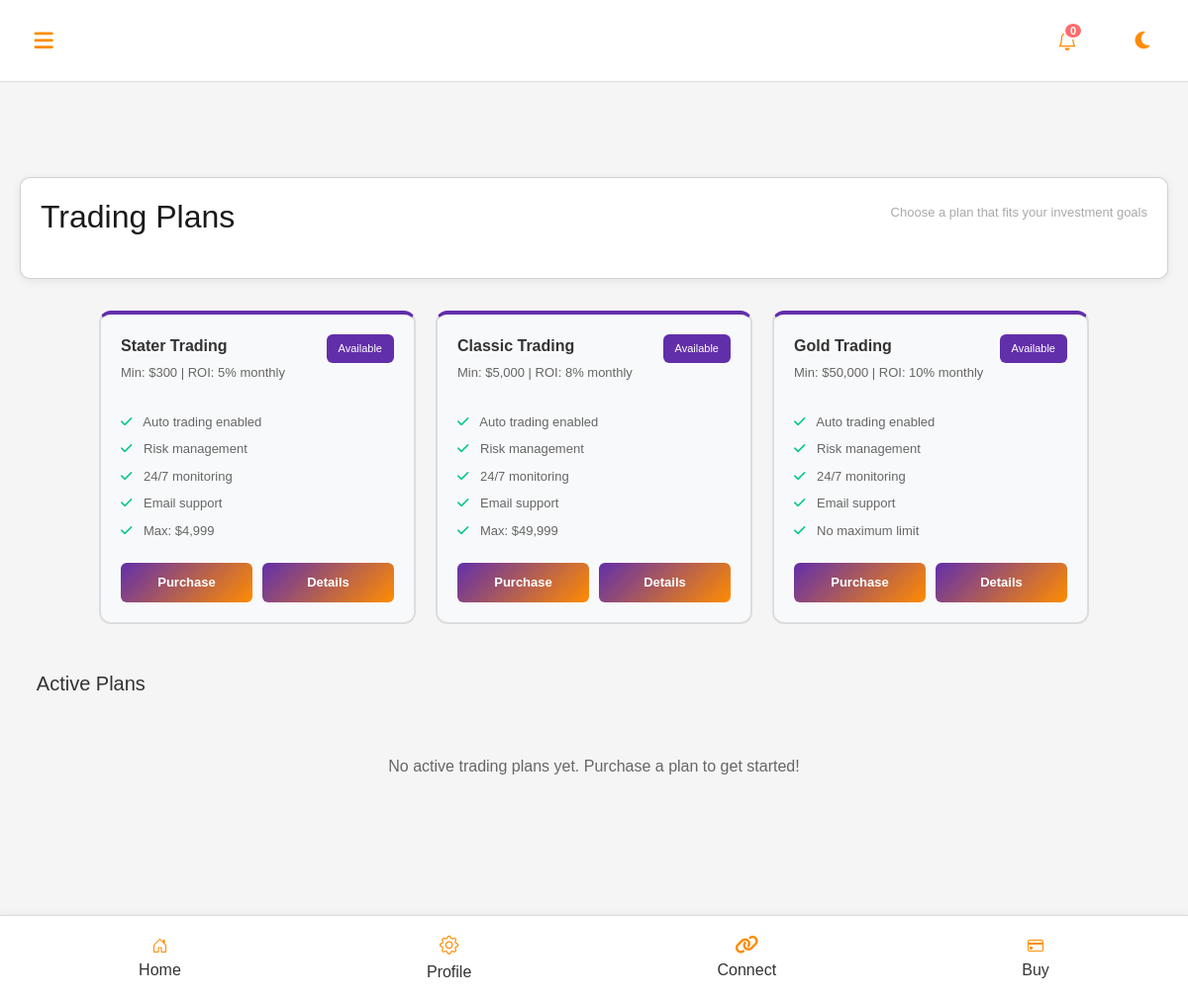
Screenshot of /dashboard/trading_plan_list.php (signed in) with the database file from the repository.
### tables this page shows
CREATE TABLE `plan` (
  `id` int(11) NOT NULL AUTO_INCREMENT,
  `name` varchar(100) NOT NULL,
  `min` int(11) NOT NULL,
  `max` int(11) NOT NULL,
  `per` int(11) NOT NULL,
  `duration` int(11) NOT NULL COMMENT 'Day(s)',
  `status` tinyint(1) NOT NULL DEFAULT 0,
  `reg_date` timestamp NOT NULL DEFAULT current_timestamp(),
  `up_date` timestamp NOT NULL DEFAULT current_timestamp() ON UPDATE current_timestamp(),
  PRIMARY KEY (`id`),
  UNIQUE KEY `name` (`name`)
);

### dashboard/trading_plan_list.php (the view, shortened to what this page needs)
<?php
include 'includes/head.php';
$plans_query = "SELECT id, name, min, max, per, duration, status FROM plan WHERE status = 1 ORDER BY min ASC";
$plans_result = mysqli_query($conn, $plans_query);
$plans = [];
if ($plans_result && mysqli_num_rows($plans_result) > 0) {
    while ($plan = mysqli_fetch_assoc($plans_result)) {
        $plans[] = $plan;
    }
}
$active_trades = [];
?>
<body class="light-mode dashboard-body">
  <?php include 'includes/header.php'; ?>
  <section class="hom" style="margin-top:6rem; width:100%;">
    <div class="card">
      <div class="wallet-inf">
        <h2>Trading Plans</h2>
         <p style="color: #aaa; font-size: 13px;">Choose a plan that fits your investment goals</p>
      </div>
    </div>
  </section>
<section class="plans-container">
  <?php if (count($plans) > 0): ?>
    <?php foreach ($plans as $plan): ?>
  <div class="plan-item">
    <div class="plan-header">
      <div style="flex: 1;">
        <div class="plan-name"><?php echo htmlspecialchars($plan['name']); ?> Trading</div>
        <div class="plan-meta">Min: $<?php echo number_format($plan['min'], 0); ?> | ROI: <?php echo $plan['per']; ?>% monthly</div>
      </div>
      <div class="plan-status">
        <?php
          if ($plan['status'] == 1) {
            echo 'Available';
          } else {
            echo 'Inactive';
          }
        ?>
      </div>
    </div>
    <div class="plan-features">
      <div><i class="fas fa-check"></i> Auto trading enabled</div>
      <div><i class="fas fa-check"></i> Risk management</div>
      <div><i class="fas fa-check"></i> 24/7 monitoring</div>
      <div><i class="fas fa-check"></i> Email support</div>
      <?php if ($plan['max'] > 0): ?>
        <div><i class="fas fa-check"></i> Max: $<?php echo number_format($plan['max'], 0); ?></div>
      <?php else: ?>
        <div><i class="fas fa-check"></i> No maximum limit</div>
      <?php endif; ?>
    </div>
    <div class="plan-buttons">
      <button type="button" class="plan-btn plan-purchase-btn" onclick="TradingPlansModule.openPlanModal(<?php echo $plan['id']; ?>, '<?php echo htmlspecialchars($plan['name']); ?>', <?php echo $plan['min']; ?>, <?php echo $plan['max']; ?>)">
        Purchase
      </button>
      <button type="button" class="plan-btn plan-btn-secondary plan-details-btn" onclick="TradingPlansModule.showPlanDetails('<?php echo htmlspecialchars($plan['name']); ?>', <?php echo $plan['per']; ?>, <?php echo $plan['duration']; ?>)">
        Details
      </button>
    </div>
  </div>
    <?php endforeach; ?>
  <?php else: ?>
  <div style="grid-column: 1 / -1; text-align: center; padding: 40px; color: #aaa;">
    <p>No trading plans available at this time.</p>
  </div>
  <?php endif; ?>
</section>
<section class="active-plans-section">
  <h3>Active Plans</h3>
  <?php if (count($active_trades) > 0): ?>
  <table class="plans-table">
    <thead>
      <tr>
        <th>Plan Name</th>
        <th>Investment</th>
        <th>Status</th>
        <th>Progress</th>
        <th>ROI</th>
        <th>Start Date</th>
      </tr>
    </thead>
    <tbody>
      <?php foreach ($active_trades as $trade): ?>
      <tr>
        <td><strong><?php echo htmlspecialchars($trade['name']); ?> Trading</strong></td>
        <td>$<?php echo number_format($trade['amount'], 2); ?></td>
        <td><?php echo get_status_badge($trade['status']); ?></td>
        <td>
          <?php
            $progress = calculate_progress($trade['create_date'], $trade['end_date']);
            $progress_int = (int)$progress;
          ?>
          <div class="progress-bar">
            <div class="progress-fill" style="width: <?php echo $progress_int; ?>%;"></div>
          </div>
          <small style="color: #aaa;"><?php echo $progress_int; ?>% Complete</small>
        </td>
        <td style="color: #00c985; font-weight: 600;">$<?php echo number_format($trade['profit'], 2); ?></td>
        <td><?php echo date('M d, Y', strtotime($trade['create_date'])); ?></td>
      </tr>
      <?php endforeach; ?>
    </tbody>
  </table>
  <?php else: ?>
  <div style="text-align: center; padding: 40px; color: #aaa;">
    <p>No active trading plans yet. Purchase a plan to get started!</p>
  </div>
  <?php endif; ?>
</section>
  <?php include 'includes/footer.php'; ?>
</body>
</html>

### rows the page displays
plan: name "Stater", min "300", per "5", status "Available", max "4,999"
plan: name "Classic", min "5,000", per "8", status "Available", max "49,999"
plan: name "Gold", min "50,000", per "10", status "Available", max 0 (drawn)
